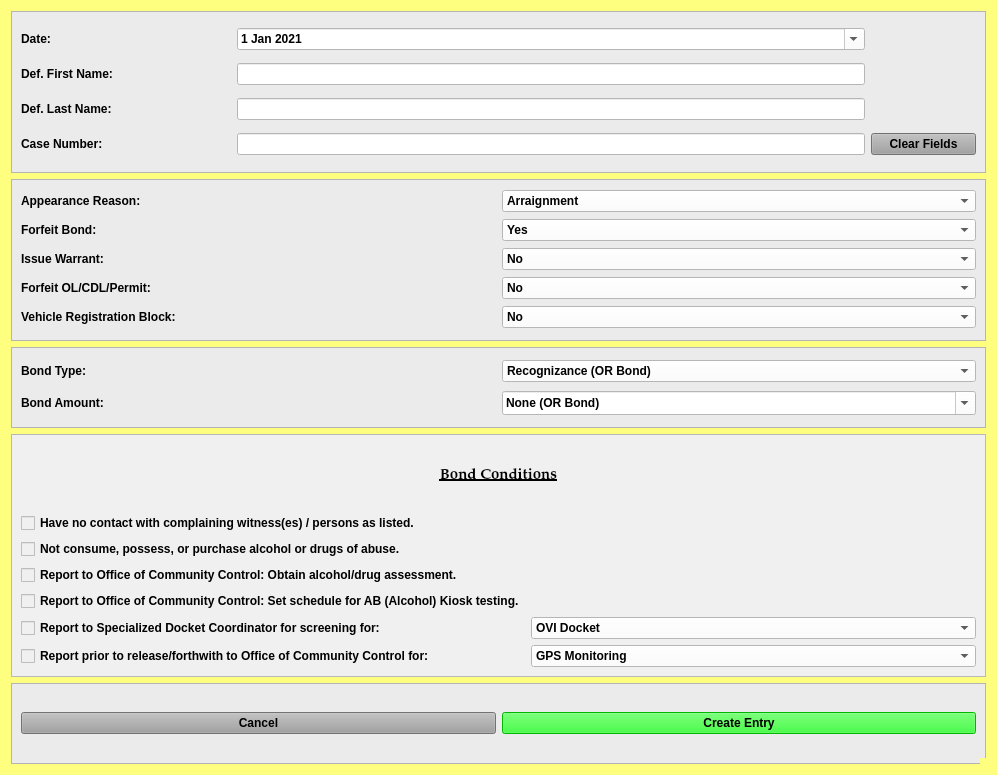
<?xml version="1.0" encoding="UTF-8"?>
<ui version="4.0">
 <class>FTABondDialog</class>
 <widget class="QDialog" name="FTABondDialog">
  <property name="windowModality">
   <enum>Qt::NonModal</enum>
  </property>
  <property name="geometry">
   <rect>
    <x>0</x>
    <y>0</y>
    <width>997</width>
    <height>775</height>
   </rect>
  </property>
  <property name="sizePolicy">
   <sizepolicy hsizetype="Fixed" vsizetype="Preferred">
    <horstretch>0</horstretch>
    <verstretch>0</verstretch>
   </sizepolicy>
  </property>
  <property name="minimumSize">
   <size>
    <width>0</width>
    <height>0</height>
   </size>
  </property>
  <property name="maximumSize">
   <size>
    <width>2500</width>
    <height>3500</height>
   </size>
  </property>
  <property name="palette">
   <palette>
    <active>
     <colorrole role="Button">
      <brush brushstyle="SolidPattern">
       <color alpha="255">
        <red>255</red>
        <green>255</green>
        <blue>127</blue>
       </color>
      </brush>
     </colorrole>
     <colorrole role="Base">
      <brush brushstyle="SolidPattern">
       <color alpha="255">
        <red>255</red>
        <green>255</green>
        <blue>127</blue>
       </color>
      </brush>
     </colorrole>
     <colorrole role="Window">
      <brush brushstyle="SolidPattern">
       <color alpha="255">
        <red>255</red>
        <green>255</green>
        <blue>127</blue>
       </color>
      </brush>
     </colorrole>
    </active>
    <inactive>
     <colorrole role="Button">
      <brush brushstyle="SolidPattern">
       <color alpha="255">
        <red>255</red>
        <green>255</green>
        <blue>127</blue>
       </color>
      </brush>
     </colorrole>
     <colorrole role="Base">
      <brush brushstyle="SolidPattern">
       <color alpha="255">
        <red>255</red>
        <green>255</green>
        <blue>127</blue>
       </color>
      </brush>
     </colorrole>
     <colorrole role="Window">
      <brush brushstyle="SolidPattern">
       <color alpha="255">
        <red>255</red>
        <green>255</green>
        <blue>127</blue>
       </color>
      </brush>
     </colorrole>
    </inactive>
    <disabled>
     <colorrole role="Button">
      <brush brushstyle="SolidPattern">
       <color alpha="255">
        <red>255</red>
        <green>255</green>
        <blue>127</blue>
       </color>
      </brush>
     </colorrole>
     <colorrole role="Base">
      <brush brushstyle="SolidPattern">
       <color alpha="255">
        <red>255</red>
        <green>255</green>
        <blue>127</blue>
       </color>
      </brush>
     </colorrole>
     <colorrole role="Window">
      <brush brushstyle="SolidPattern">
       <color alpha="255">
        <red>255</red>
        <green>255</green>
        <blue>127</blue>
       </color>
      </brush>
     </colorrole>
    </disabled>
   </palette>
  </property>
  <property name="font">
   <font>
    <family>Palatino Linotype</family>
    <pointsize>11</pointsize>
    <weight>75</weight>
    <italic>false</italic>
    <bold>true</bold>
   </font>
  </property>
  <property name="windowTitle">
   <string>FTA Bond Case Information</string>
  </property>
  <property name="toolTip">
   <string/>
  </property>
  <property name="styleSheet">
   <string notr="true">background-color: rgb(255, 255, 127);
font: 75 11pt &quot;Palatino Linotype&quot;;
font-weight: bold;</string>
  </property>
  <property name="sizeGripEnabled">
   <bool>true</bool>
  </property>
  <property name="modal">
   <bool>true</bool>
  </property>
  <layout class="QVBoxLayout" name="verticalLayout" stretch="2,2,1,3,1">
   <item>
    <widget class="QFrame" name="frame">
     <property name="styleSheet">
      <string notr="true">background-color: rgb(235, 235, 235);</string>
     </property>
     <property name="frameShape">
      <enum>QFrame::StyledPanel</enum>
     </property>
     <property name="frameShadow">
      <enum>QFrame::Raised</enum>
     </property>
     <layout class="QGridLayout" name="gridLayout_2" columnstretch="2,6,1">
      <item row="0" column="0">
       <widget class="QLabel" name="label_26">
        <property name="text">
         <string>Date:</string>
        </property>
       </widget>
      </item>
      <item row="0" column="1">
       <widget class="QDateEdit" name="plea_trial_date">
        <property name="focusPolicy">
         <enum>Qt::NoFocus</enum>
        </property>
        <property name="styleSheet">
         <string notr="true">background-color: rgb(255, 255, 255);</string>
        </property>
        <property name="minimumDate">
         <date>
          <year>2021</year>
          <month>1</month>
          <day>1</day>
         </date>
        </property>
        <property name="calendarPopup">
         <bool>true</bool>
        </property>
        <property name="date">
         <date>
          <year>2021</year>
          <month>1</month>
          <day>1</day>
         </date>
        </property>
       </widget>
      </item>
      <item row="1" column="0">
       <widget class="QLabel" name="label">
        <property name="text">
         <string>Def. First Name:</string>
        </property>
       </widget>
      </item>
      <item row="1" column="1">
       <widget class="QLineEdit" name="defendant_first_name_lineEdit">
        <property name="maximumSize">
         <size>
          <width>5000</width>
          <height>16777215</height>
         </size>
        </property>
        <property name="styleSheet">
         <string notr="true">background-color: rgb(255, 255, 255);</string>
        </property>
       </widget>
      </item>
      <item row="2" column="0">
       <widget class="QLabel" name="label_2">
        <property name="text">
         <string>Def. Last Name:</string>
        </property>
       </widget>
      </item>
      <item row="2" column="1">
       <widget class="QLineEdit" name="defendant_last_name_lineEdit">
        <property name="enabled">
         <bool>true</bool>
        </property>
        <property name="styleSheet">
         <string notr="true">background-color: rgb(255, 255, 255);</string>
        </property>
       </widget>
      </item>
      <item row="3" column="0">
       <widget class="QLabel" name="label_3">
        <property name="text">
         <string>Case Number:</string>
        </property>
       </widget>
      </item>
      <item row="3" column="1">
       <widget class="QLineEdit" name="case_number_lineEdit">
        <property name="maximumSize">
         <size>
          <width>5000</width>
          <height>16777215</height>
         </size>
        </property>
        <property name="styleSheet">
         <string notr="true">background-color: rgb(255, 255, 255);</string>
        </property>
       </widget>
      </item>
      <item row="3" column="2">
       <widget class="QPushButton" name="clear_fields_case_Button">
        <property name="focusPolicy">
         <enum>Qt::NoFocus</enum>
        </property>
        <property name="styleSheet">
         <string notr="true">background-color: rgb(160, 160, 160);</string>
        </property>
        <property name="text">
         <string>Clear Fields</string>
        </property>
       </widget>
      </item>
     </layout>
    </widget>
   </item>
   <item>
    <widget class="QFrame" name="frame_2">
     <property name="styleSheet">
      <string notr="true">background-color: rgb(235, 235, 235);</string>
     </property>
     <property name="frameShape">
      <enum>QFrame::StyledPanel</enum>
     </property>
     <property name="frameShadow">
      <enum>QFrame::Raised</enum>
     </property>
     <layout class="QGridLayout" name="gridLayout_3">
      <item row="4" column="0">
       <widget class="QLabel" name="label_10">
        <property name="text">
         <string>Vehicle Registration Block:</string>
        </property>
       </widget>
      </item>
      <item row="4" column="1">
       <widget class="QComboBox" name="vehicle_registration_block_box">
        <property name="styleSheet">
         <string notr="true">background-color: rgb(255, 255, 255);</string>
        </property>
        <item>
         <property name="text">
          <string>No</string>
         </property>
        </item>
        <item>
         <property name="text">
          <string>Yes</string>
         </property>
        </item>
       </widget>
      </item>
      <item row="0" column="1">
       <widget class="QComboBox" name="appearance_reason_box">
        <property name="styleSheet">
         <string notr="true">background-color: rgb(255, 255, 255);</string>
        </property>
        <item>
         <property name="text">
          <string>Arraignment</string>
         </property>
        </item>
        <item>
         <property name="text">
          <string>Motion Hearing</string>
         </property>
        </item>
        <item>
         <property name="text">
          <string>Final Pre-trial</string>
         </property>
        </item>
        <item>
         <property name="text">
          <string>Trial</string>
         </property>
        </item>
       </widget>
      </item>
      <item row="3" column="1">
       <widget class="QComboBox" name="forfeit_license_box">
        <property name="styleSheet">
         <string notr="true">background-color: rgb(255, 255, 255);</string>
        </property>
        <item>
         <property name="text">
          <string>No</string>
         </property>
        </item>
        <item>
         <property name="text">
          <string>Yes</string>
         </property>
        </item>
       </widget>
      </item>
      <item row="2" column="0">
       <widget class="QLabel" name="label_5">
        <property name="text">
         <string>Issue Warrant:</string>
        </property>
       </widget>
      </item>
      <item row="2" column="1">
       <widget class="QComboBox" name="issue_warrant_box">
        <property name="styleSheet">
         <string notr="true">background-color: rgb(255, 255, 255);</string>
        </property>
        <item>
         <property name="text">
          <string>No</string>
         </property>
        </item>
        <item>
         <property name="text">
          <string>Yes</string>
         </property>
        </item>
       </widget>
      </item>
      <item row="0" column="0">
       <widget class="QLabel" name="label_4">
        <property name="text">
         <string>Appearance Reason:</string>
        </property>
       </widget>
      </item>
      <item row="3" column="0">
       <widget class="QLabel" name="label_6">
        <property name="text">
         <string>Forfeit OL/CDL/Permit:</string>
        </property>
       </widget>
      </item>
      <item row="1" column="0">
       <widget class="QLabel" name="label_11">
        <property name="text">
         <string>Forfeit Bond:</string>
        </property>
       </widget>
      </item>
      <item row="1" column="1">
       <widget class="QComboBox" name="forfeit_bond_box">
        <property name="styleSheet">
         <string notr="true">background-color: rgb(255, 255, 255);</string>
        </property>
        <item>
         <property name="text">
          <string>Yes</string>
         </property>
        </item>
        <item>
         <property name="text">
          <string>No</string>
         </property>
        </item>
       </widget>
      </item>
     </layout>
    </widget>
   </item>
   <item>
    <widget class="QFrame" name="frame_4">
     <property name="styleSheet">
      <string notr="true">background-color: rgb(235, 235, 235);</string>
     </property>
     <property name="frameShape">
      <enum>QFrame::StyledPanel</enum>
     </property>
     <property name="frameShadow">
      <enum>QFrame::Raised</enum>
     </property>
     <layout class="QGridLayout" name="gridLayout_4">
      <item row="1" column="0">
       <widget class="QLabel" name="label_9">
        <property name="text">
         <string>Bond Amount:</string>
        </property>
       </widget>
      </item>
      <item row="0" column="1">
       <widget class="QComboBox" name="bond_type_box">
        <property name="styleSheet">
         <string notr="true">background-color: rgb(255, 255, 255);</string>
        </property>
        <item>
         <property name="text">
          <string>Recognizance (OR Bond)</string>
         </property>
        </item>
        <item>
         <property name="text">
          <string>10% Deposit, Cash or Surety</string>
         </property>
        </item>
        <item>
         <property name="text">
          <string>Cash or Surety</string>
         </property>
        </item>
       </widget>
      </item>
      <item row="0" column="0">
       <widget class="QLabel" name="label_8">
        <property name="text">
         <string>Bond Type:</string>
        </property>
       </widget>
      </item>
      <item row="1" column="1">
       <widget class="QComboBox" name="bond_amount_box">
        <property name="font">
         <font>
          <family>Palatino Linotype</family>
          <pointsize>11</pointsize>
          <weight>75</weight>
          <italic>false</italic>
          <bold>true</bold>
         </font>
        </property>
        <property name="styleSheet">
         <string notr="true">background-color: rgb(255, 255, 255);</string>
        </property>
        <property name="editable">
         <bool>true</bool>
        </property>
        <item>
         <property name="text">
          <string>None (OR Bond)</string>
         </property>
        </item>
        <item>
         <property name="text">
          <string>$1,500</string>
         </property>
        </item>
        <item>
         <property name="text">
          <string>$2,000</string>
         </property>
        </item>
        <item>
         <property name="text">
          <string>$2,500</string>
         </property>
        </item>
        <item>
         <property name="text">
          <string>$3,000</string>
         </property>
        </item>
        <item>
         <property name="text">
          <string>$3,500</string>
         </property>
        </item>
        <item>
         <property name="text">
          <string>$5,000</string>
         </property>
        </item>
        <item>
         <property name="text">
          <string>$10,000</string>
         </property>
        </item>
       </widget>
      </item>
     </layout>
    </widget>
   </item>
   <item>
    <widget class="QFrame" name="frame_5">
     <property name="styleSheet">
      <string notr="true">background-color: rgb(240, 240, 240);</string>
     </property>
     <property name="frameShape">
      <enum>QFrame::StyledPanel</enum>
     </property>
     <property name="frameShadow">
      <enum>QFrame::Raised</enum>
     </property>
     <layout class="QGridLayout" name="gridLayout_5">
      <item row="1" column="0">
       <widget class="QCheckBox" name="checkBox">
        <property name="text">
         <string>Have no contact with complaining witness(es) / persons as listed.</string>
        </property>
       </widget>
      </item>
      <item row="0" column="0" colspan="2">
       <widget class="QLabel" name="label_7">
        <property name="font">
         <font>
          <family>Palatino Linotype</family>
          <pointsize>11</pointsize>
          <weight>75</weight>
          <italic>false</italic>
          <bold>true</bold>
          <underline>true</underline>
         </font>
        </property>
        <property name="text">
         <string>Bond Conditions</string>
        </property>
        <property name="alignment">
         <set>Qt::AlignCenter</set>
        </property>
       </widget>
      </item>
      <item row="7" column="0">
       <widget class="QCheckBox" name="checkBox_5">
        <property name="text">
         <string>Report prior to release/forthwith to Office of Community Control for:</string>
        </property>
       </widget>
      </item>
      <item row="5" column="0">
       <widget class="QCheckBox" name="checkBox_3">
        <property name="text">
         <string>Report to Specialized Docket Coordinator for screening for:</string>
        </property>
       </widget>
      </item>
      <item row="7" column="1">
       <widget class="QComboBox" name="comboBox_9">
        <property name="styleSheet">
         <string notr="true">background-color: rgb(255, 255, 255);</string>
        </property>
        <item>
         <property name="text">
          <string>GPS Monitoring</string>
         </property>
        </item>
        <item>
         <property name="text">
          <string>SCRAM Monitoring</string>
         </property>
        </item>
        <item>
         <property name="text">
          <string>Smart Start Monitoring</string>
         </property>
        </item>
       </widget>
      </item>
      <item row="5" column="1">
       <widget class="QComboBox" name="comboBox_8">
        <property name="styleSheet">
         <string notr="true">background-color: rgb(255, 255, 255);</string>
        </property>
        <item>
         <property name="text">
          <string>OVI Docket</string>
         </property>
        </item>
        <item>
         <property name="text">
          <string>Mission (Veteran's) Court</string>
         </property>
        </item>
        <item>
         <property name="text">
          <string>Mental Health Docket</string>
         </property>
        </item>
       </widget>
      </item>
      <item row="4" column="0">
       <widget class="QCheckBox" name="checkBox_6">
        <property name="text">
         <string>Report to Office of Community Control: Set schedule for AB (Alcohol) Kiosk testing.</string>
        </property>
       </widget>
      </item>
      <item row="3" column="0">
       <widget class="QCheckBox" name="checkBox_2">
        <property name="text">
         <string>Report to Office of Community Control: Obtain alcohol/drug assessment. </string>
        </property>
       </widget>
      </item>
      <item row="2" column="0">
       <widget class="QCheckBox" name="checkBox_4">
        <property name="text">
         <string>Not consume, possess, or purchase alcohol or drugs of abuse.</string>
        </property>
       </widget>
      </item>
     </layout>
    </widget>
   </item>
   <item>
    <widget class="QFrame" name="frame_3">
     <property name="styleSheet">
      <string notr="true">background-color: rgb(235, 235, 235);</string>
     </property>
     <property name="frameShape">
      <enum>QFrame::StyledPanel</enum>
     </property>
     <property name="frameShadow">
      <enum>QFrame::Raised</enum>
     </property>
     <layout class="QGridLayout" name="gridLayout">
      <item row="0" column="1">
       <widget class="QPushButton" name="create_entry_Button">
        <property name="styleSheet">
         <string notr="true">background-color: rgb(0, 255, 0);</string>
        </property>
        <property name="text">
         <string>Create Entry</string>
        </property>
        <property name="autoDefault">
         <bool>false</bool>
        </property>
       </widget>
      </item>
      <item row="0" column="0">
       <widget class="QPushButton" name="cancel_Button">
        <property name="focusPolicy">
         <enum>Qt::NoFocus</enum>
        </property>
        <property name="styleSheet">
         <string notr="true">background-color: rgb(160, 160, 160);</string>
        </property>
        <property name="text">
         <string>Cancel</string>
        </property>
       </widget>
      </item>
     </layout>
    </widget>
   </item>
  </layout>
 </widget>
 <tabstops>
  <tabstop>defendant_first_name_lineEdit</tabstop>
  <tabstop>defendant_last_name_lineEdit</tabstop>
  <tabstop>case_number_lineEdit</tabstop>
  <tabstop>appearance_reason_box</tabstop>
  <tabstop>forfeit_bond_box</tabstop>
  <tabstop>issue_warrant_box</tabstop>
  <tabstop>forfeit_license_box</tabstop>
  <tabstop>vehicle_registration_block_box</tabstop>
  <tabstop>bond_type_box</tabstop>
  <tabstop>bond_amount_box</tabstop>
  <tabstop>checkBox</tabstop>
  <tabstop>checkBox_4</tabstop>
  <tabstop>checkBox_2</tabstop>
  <tabstop>checkBox_6</tabstop>
  <tabstop>checkBox_3</tabstop>
  <tabstop>comboBox_8</tabstop>
  <tabstop>checkBox_5</tabstop>
  <tabstop>comboBox_9</tabstop>
  <tabstop>create_entry_Button</tabstop>
 </tabstops>
 <resources/>
 <connections/>
 <slots>
  <slot>create_entry()</slot>
  <slot>continue_dialog()</slot>
  <slot>close_window()</slot>
  <slot>set_dialog()</slot>
  <slot>update_case_information()</slot>
  <slot>ovi_dialog()</slot>
  <slot>sentencing_dialog()</slot>
  <slot>proceed_to_sentencing()</slot>
  <slot>proceed_to_ovi()</slot>
  <slot>add_charge()</slot>
  <slot>set_statute()</slot>
  <slot>set_pay_date()</slot>
  <slot>amend_offense()</slot>
  <slot>set_offense()</slot>
  <slot>add_charge_to_view()</slot>
  <slot>delete_charge()</slot>
  <slot>delete_charge_from_view()</slot>
  <slot>close_event()</slot>
  <slot>set_fra_in_file()</slot>
  <slot>set_fra_in_court()</slot>
  <slot>start_add_conditions_dialog()</slot>
  <slot>start_amend_offense_dialog()</slot>
 </slots>
</ui>
